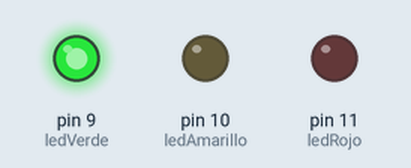
A sketch run on a simulated Arduino Uno, built with avr-gcc and run on an emulated ATmega328P. Shown: output pins drawn as LEDs (lit = HIGH).

Above: at 0.2 s.
At 1.0 s:
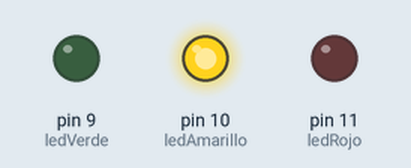
At 5.2 s:
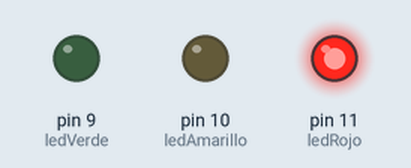
Timing chart, 0 to 6.9 s (numbered marks = the images above):
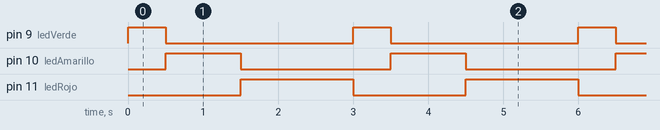

Measured:
- by itself, pin 9 (ledVerde): alternates HIGH for 0.50 s and LOW for 2.5 s
- by itself, pin 10 (ledAmarillo): alternates HIGH for 1.0 s and LOW for 2.0 s
- by itself, pin 11 (ledRojo): alternates HIGH for 1.5 s and LOW for 1.5 s

The sketch:

Delay.ino
```cpp
const int ledVerde = 9;
const int ledAmarillo = 10;
const int ledRojo = 11;

void setup() {
  pinMode(ledVerde, OUTPUT);
  pinMode(ledAmarillo, OUTPUT);
  pinMode(ledRojo, OUTPUT);

  digitalWrite(ledVerde, LOW);
  digitalWrite(ledAmarillo, LOW);
  digitalWrite(ledRojo, LOW);
}

void loop() {
  // LED verde: encendido durante medio segundo
  digitalWrite(ledVerde, HIGH);
  delay(500);
  digitalWrite(ledVerde, LOW);

  // LED amarillo: encendido durante un segundo
  digitalWrite(ledAmarillo, HIGH);
  delay(1000);
  digitalWrite(ledAmarillo, LOW);

  // LED rojo: encendido durante un segundo y medio
  digitalWrite(ledRojo, HIGH);
  delay(1500);
  digitalWrite(ledRojo, LOW);
}
```
